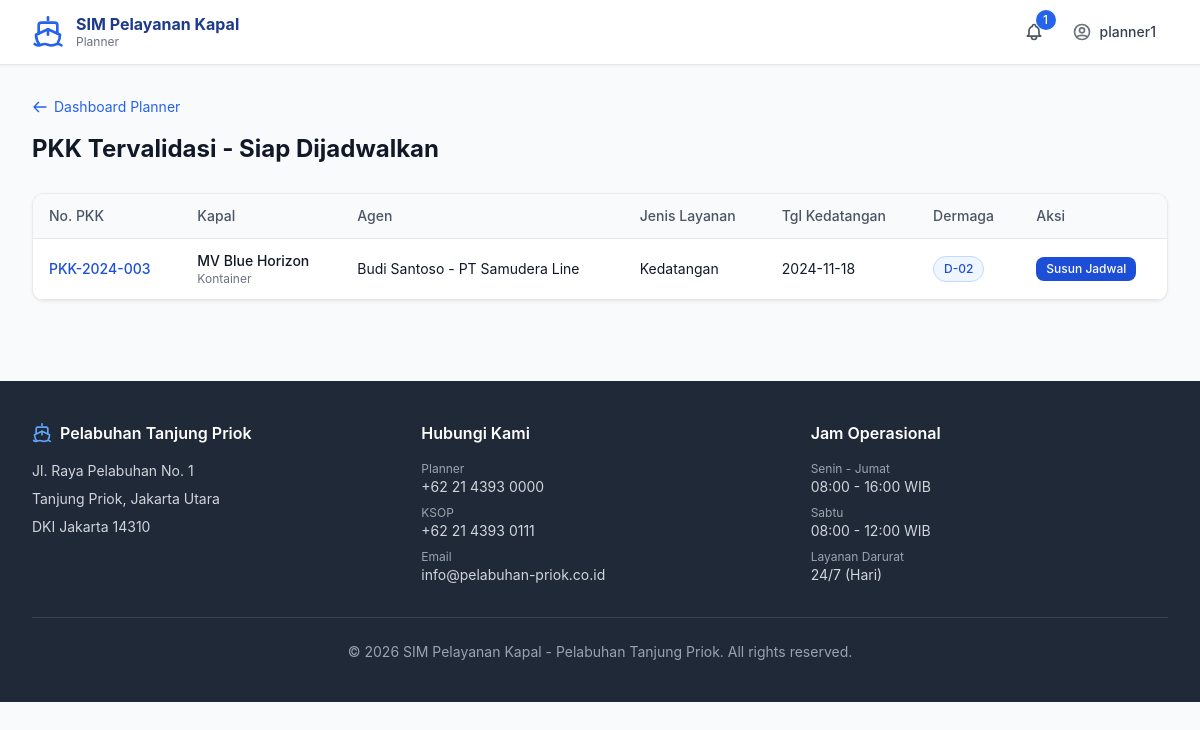
The app's page /planner/permohonan-valid.php (signed in) with its own data.
### tables this page shows
CREATE TABLE pkk (
    id INT AUTO_INCREMENT PRIMARY KEY,
    nomor_pkk VARCHAR(50) NOT NULL UNIQUE,
    agen_id INT NOT NULL,
    kapal_id INT NOT NULL,
    jenis_layanan ENUM('Kedatangan','Keberangkatan','Pindah Tambat') NOT NULL,
    tanggal_kedatangan DATE,
    jam_kedatangan TIME,
    tanggal_keberangkatan DATE,
    jam_keberangkatan TIME,
    dermaga_diminta VARCHAR(20),
    keterangan TEXT,
    status ENUM('Menunggu Validasi','Divalidasi','Ditolak','Dijadwalkan','Selesai') DEFAULT 'Menunggu Validasi',
    catatan_ksop TEXT,
    tanggal_ajuan TIMESTAMP DEFAULT CURRENT_TIMESTAMP,
    updated_at TIMESTAMP DEFAULT CURRENT_TIMESTAMP ON UPDATE CURRENT_TIMESTAMP,
    FOREIGN KEY (agen_id) REFERENCES users(id),
    FOREIGN KEY (kapal_id) REFERENCES kapal(id)
);

CREATE TABLE kapal (
    id INT AUTO_INCREMENT PRIMARY KEY,
    nama_kapal VARCHAR(200) NOT NULL,
    jenis_kapal ENUM('Kontainer','Tanker','Bulk Carrier','General Cargo','RoRo','Penumpang','Lainnya') NOT NULL,
    bendera VARCHAR(100),
    gt DECIMAL(10,2),
    imo_number VARCHAR(50),
    created_at TIMESTAMP DEFAULT CURRENT_TIMESTAMP
);

CREATE TABLE users (
    id INT AUTO_INCREMENT PRIMARY KEY,
    username VARCHAR(100) NOT NULL UNIQUE,
    password VARCHAR(255) NOT NULL,
    nama_lengkap VARCHAR(200) NOT NULL,
    email VARCHAR(200),
    no_telepon VARCHAR(20),
    role_id INT NOT NULL,
    is_active TINYINT(1) DEFAULT 1,
    created_at TIMESTAMP DEFAULT CURRENT_TIMESTAMP,
    updated_at TIMESTAMP DEFAULT CURRENT_TIMESTAMP ON UPDATE CURRENT_TIMESTAMP,
    FOREIGN KEY (role_id) REFERENCES roles(id)
);

### config/db.php (called while the page is built, shortened)
<?php
function getDB() {
    static $pdo = null;
    if ($pdo === null) {
        try {
            $dsn = "mysql:host=".DB_HOST.";dbname=".DB_NAME.";charset=".DB_CHARSET;
            $pdo = new PDO($dsn, DB_USER, DB_PASS, [
                PDO::ATTR_ERRMODE            => PDO::ERRMODE_EXCEPTION,
                PDO::ATTR_DEFAULT_FETCH_MODE => PDO::FETCH_ASSOC,
                PDO::ATTR_EMULATE_PREPARES   => false,
            ]);
        } catch (PDOException $e) {
            die('<div style="font-family:sans-serif;padding:20px;background:#fee2e2;border:1px solid #f87171;margin:20px;border-radius:8px">
                <h3>Koneksi Database Gagal</h3><p>'.$e->getMessage().'</p>
                <p>Pastikan MySQL berjalan dan database <b>kapal1</b> sudah diimport.</p>
            </div>');
        }
    }
    return $pdo;
}
function query($sql, $params = []) {
    $stmt = getDB()->prepare($sql);
    $stmt->execute($params);
    return $stmt;
}
function fetchAll($sql, $params = []) { return query($sql, $params)->fetchAll(); }

### planner/permohonan-valid.php (the view, shortened to what this page needs)
<?php
require_once __DIR__ . '/../config/db.php';
require_once __DIR__ . '/../includes/helpers.php';
try {
    $pkks=fetchAll("SELECT p.*, k.nama_kapal, k.jenis_kapal, u.nama_lengkap as nama_agen FROM pkk p JOIN kapal k ON p.kapal_id=k.id JOIN users u ON p.agen_id=u.id WHERE p.status='Divalidasi' ORDER BY p.tanggal_ajuan DESC");
} catch(Exception $e){ $pkks=[]; }
include __DIR__ . '/../includes/head.php';
include __DIR__ . '/../includes/navbar.php';
?>
<div class="max-w-7xl mx-auto px-4 sm:px-6 lg:px-8 py-8">
  <div class="mb-6 flex items-center justify-between flex-wrap gap-3">
    <div><?php backBtn('dashboard.php','Dashboard Planner'); ?><h1 class="text-2xl font-bold mb-1">PKK Tervalidasi - Siap Dijadwalkan</h1></div>
  </div>
  <div class="card overflow-hidden">
    <div class="overflow-x-auto">
      <table class="w-full text-sm">
        <thead><tr class="border-b bg-gray-50">
          <th class="text-left py-3 px-4 font-medium text-gray-600">No. PKK</th>
          <th class="text-left py-3 px-4 font-medium text-gray-600">Kapal</th>
          <th class="text-left py-3 px-4 font-medium text-gray-600">Agen</th>
          <th class="text-left py-3 px-4 font-medium text-gray-600">Jenis Layanan</th>
          <th class="text-left py-3 px-4 font-medium text-gray-600">Tgl Kedatangan</th>
          <th class="text-left py-3 px-4 font-medium text-gray-600">Dermaga</th>
          <th class="text-left py-3 px-4 font-medium text-gray-600">Aksi</th>
        </tr></thead>
        <tbody>
          <?php foreach($pkks as $p): ?>
          <tr class="border-b hover:bg-gray-50">
            <td class="py-3 px-4 font-medium text-blue-700"><?=htmlspecialchars($p['nomor_pkk'])?></td>
            <td class="py-3 px-4"><div class="font-medium"><?=htmlspecialchars($p['nama_kapal'])?></div><div class="text-xs text-gray-500"><?=htmlspecialchars($p['jenis_kapal'])?></div></td>
            <td class="py-3 px-4"><?=htmlspecialchars($p['nama_agen'])?></td>
            <td class="py-3 px-4"><?=htmlspecialchars($p['jenis_layanan'])?></td>
            <td class="py-3 px-4"><?=htmlspecialchars($p['tanggal_kedatangan']??'-')?></td>
            <td class="py-3 px-4"><span class="badge bg-blue-50 text-blue-700 border border-blue-200"><?=htmlspecialchars($p['dermaga_diminta']??'-')?></span></td>
            <td class="py-3 px-4"><a href="susun-jadwal.php?pkk_id=<?=$p['id']?>" class="btn-primary text-xs py-1 px-2.5">Susun Jadwal</a></td>
          </tr>
          <?php endforeach; ?>
        </tbody>
      </table>
    </div>
  </div>
</div>
<?php include __DIR__ . '/../includes/footer.php'; ?>
</body></html>

### includes/head.php (style rules this page uses)
body { font-family: -apple-system, BlinkMacSystemFont, 'Segoe UI', Roboto, sans-serif; }
.card { background: white; border-radius: 0.75rem; border: 1px solid rgba(0,0,0,0.08); box-shadow: 0 1px 3px rgba(0,0,0,0.06); }
.btn-primary { background: #1d4ed8; color: white; padding: 0.5rem 1rem; border-radius: 0.5rem; font-weight: 500; font-size: 0.875rem; border: none; cursor: pointer; transition: background 0.15s; display: inline-flex; align-items: center; gap: 0.375rem; }
.badge { display: inline-flex; align-items: center; padding: 0.125rem 0.625rem; border-radius: 9999px; font-size: 0.75rem; font-weight: 500; }

### records on screen
pkk: nomor_pkk "PKK-2024-003", kapal.nama_kapal "MV Blue Horizon", kapal.jenis_kapal "Kontainer", agen.nama_lengkap "Budi Santoso - PT Samudera Line", jenis_layanan "Kedatangan", tanggal_kedatangan "2024-11-18", dermaga_diminta "D-02"

### other values on screen
$user['role'] "Planner"
$notifCount "1"
$user['username'] "planner1"
$text "Dashboard Planner"
